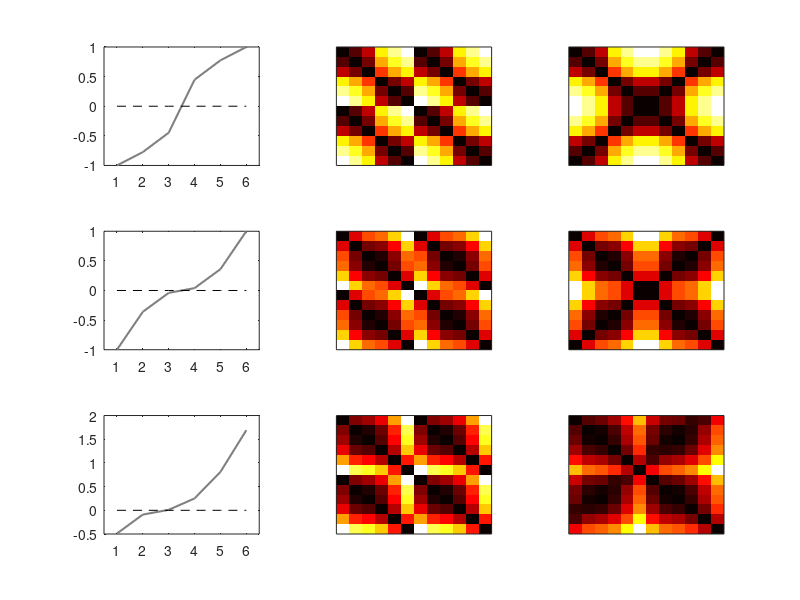

This figure's MATLAB source:
%% Illustration of RSA-based 'neurometric mapping', forward model
% Bernhard Spitzer, 2016

clear all;
kaps=[0.5  2   2];  % exponents kappa (k)
offs=[ 0   0  0.3]; % offset bias (b)

figure;
for ka=1:length(kaps)

    kap=kaps(ka);
    off=offs(ka); 

    %% 'neurometric'
    f=[-1:0.4:1];
    neurom=abs((off+f).^kap).*sign(off+f);
    subplot(3,length(kaps),(ka-1).*length(kaps)+1);
    plot(neurom,'Color',[0.5 0.5 0.5],'Linewidth',1.5); hold on; plot(zeros(1,6),'k--'); xlim([0.5 6.5])

    %% distance (12 by 12; 6 red, 6 green)
    p=[neurom neurom];
    plotDV=[p(1:6);p(7:12)]';
    dist=[];
    for i=1:12
        for j=1:12
            dist(i,j)=abs(p(i)-p(j));
        end
    end
    subplot(3,length(kaps),(ka-1).*length(kaps)+2);
    imagesc(dist); colormap('hot'); 
    set(gca,'xtick',[]); set(gca,'ytick',[]);

    %% response-mapped distance (dist x category red/green; 12 by 12)
    p=[-neurom neurom];
    distXcat=[];
    for i=1:12
        for j=1:12
            distXcat(i,j)=abs(p(i)-p(j));
        end
    end
    subplot(3,length(kaps),(ka-1).*length(kaps)+3);
    imagesc(distXcat); colormap('hot');
    set(gca,'xtick',[]); set(gca,'ytick',[]);
    
end

        
        
        
        